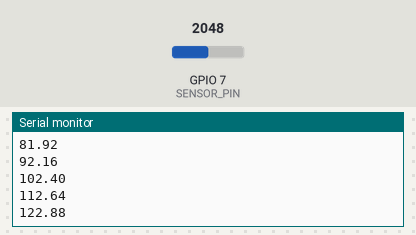
A sketch run on a simulated ESP32. Shown: the last lines printed to the serial monitor. The test bench sets the inputs (shaded band); at power-on: GPIO 7 (SENSOR_PIN) = 2048 (analog values on the 0–4095 scale). WiFi joins after 1.5 s; servers stay silent unless stated; random numbers use the default seed unless the sketch sets one; no MQTT or app messages arrive unless stated.

Above: at 2.7 s.
2.8 s: GPIO 7 (SENSOR_PIN) set to 2866
At 2.83 s:
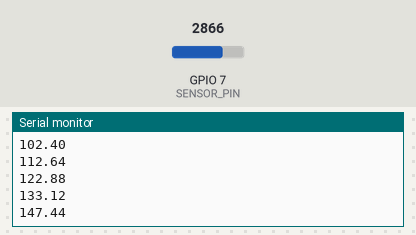
4.3 s: GPIO 7 (SENSOR_PIN) set to 3603
At 6.43 s:
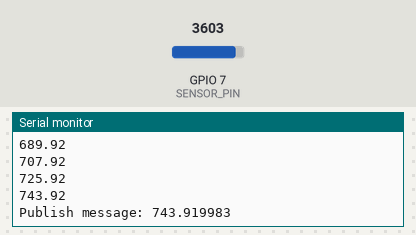
Timing chart, 0 to 7.9 s (numbered marks = the images above; inputs shaded):
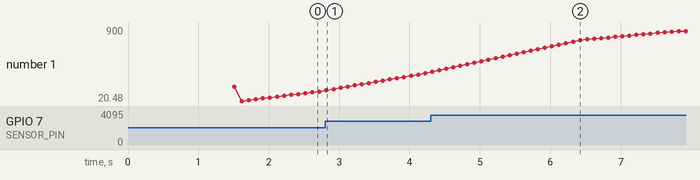

The sketch:

main.ino
```cpp
#include <Arduino.h>
#include "freertos/FreeRTOS.h"
#include "freertos/task.h"
#include "freertos/queue.h"

// MQTT
#include <WiFi.h>
#include "PubSubClient.h"

#include "secrets.h"

// Window
#define SENSOR_PIN        7           // ADC pin
#define SAMPLE_INTERVAL   100         // Sampling every 100ms
#define WINDOW_SIZE       50          // 5s window (50 samples if 100ms per sample -> 50 * 100ms = 5s)

// WiFi + MQTT setup
const char* ssid = SECRET_SSID;
const char* password = SECRET_PWD;
const char* mqttServer = "test.mosquitto.org";
int port = 1883;

String stMac;
long lastMsg = 0;
char mac[50];
char clientId[50];

#define MSG_BUFFER_SIZE	(50)
char msg[MSG_BUFFER_SIZE];

WiFiClient espClient;
PubSubClient client(espClient);

QueueHandle_t dataQueue;

// WiFi connection
void WifiConnect()
{
    WiFi.mode(WIFI_STA);
    WiFi.begin(ssid, password);
    while (WiFi.status() != WL_CONNECTED)
    {
        delay(500);
        Serial.print(".");
    }
}

void mqttReconnect() {
    while (!client.connected())
    {
      Serial.print("Attempting MQTT connection...");
      long r = random(1000);
      sprintf(clientId, "clientId-%ld", r);
      // to connect to adafruit
      // if (client.connect(clientId,SECRET_MQTT_USER, SECRET_MQTT_API_KEY)) {
      if (client.connect(clientId))
      {
        Serial.print(clientId);
        Serial.println(" connected");
        client.subscribe("avitaletti/feeds/threshold");
      } else {
        Serial.print("failed, rc=");
        Serial.print(client.state());
        Serial.println(" try again in 5 seconds");
        delay(5000);
      }
    }
}

// Publish message
void PublishMsg(float value)
{
    snprintf (msg, MSG_BUFFER_SIZE, "%lf", value);
    Serial.print("Publish message: ");
    Serial.println(msg);
    int result = client.publish("1986191/window/average", msg);
}

// Data Collection Task
void DataCollectionTask(void *pvParameters)
{
  float sensorValue;
  while (1)
  {
    sensorValue = analogRead(SENSOR_PIN);
    xQueueSend(dataQueue, &sensorValue, portMAX_DELAY);   // Send data to queue
    vTaskDelay(pdMS_TO_TICKS(SAMPLE_INTERVAL));           // Wait 100ms
  }
}

// Average the data task
void ComputeAverageTask(void *pvParameters)
{
    float slidingWindow[WINDOW_SIZE] = {0};
    float currentValue = 0;
    float sum = 0;
    int index = 0;

    while (1)
    {
        // Wait for new data
        if (xQueueReceive(dataQueue, &currentValue, portMAX_DELAY) == pdPASS)
        {
            // Subtract the old value from sum
            sum -= slidingWindow[index];

            // Insert new value into sliding window
            slidingWindow[index] = currentValue;
            sum += currentValue;

            // Update the index (circular buffer)
            index = (index + 1) % WINDOW_SIZE;

            float average = sum / WINDOW_SIZE;
            Serial.println(average);

            // Send average once every 5 seconds to be able to measure properly the RTT
            if (index == 0)
            {
                PublishMsg(average);
            }
        }
    }
}

void SetupWiFi()
{
    randomSeed(analogRead(0));

    delay(10);
    Serial.println();
    Serial.print("Connecting to ");
    Serial.println(ssid);

    WifiConnect();

    Serial.println("");
    Serial.println("WiFi connected");
    Serial.println("IP address: ");
    Serial.println(WiFi.localIP());
    Serial.println(WiFi.macAddress());
    stMac = WiFi.macAddress();
    stMac.replace(":", "_");
    Serial.println(stMac);

    client.setServer(mqttServer, port);
    //client.setCallback(callback);
}

void setup()
{
    Serial.begin(115200);
    analogReadResolution(10);
    analogSetAttenuation(ADC_11db);

    SetupWiFi();

    dataQueue = xQueueCreate(WINDOW_SIZE, sizeof(float));

    xTaskCreatePinnedToCore(DataCollectionTask, "DataCollectionTask", 2048, NULL, 1, NULL, 0);
    xTaskCreatePinnedToCore(ComputeAverageTask, "ComputeAverageTask", 4096, NULL, 2, NULL, 1);
}

void loop()
{
    if (!client.connected()) {
      mqttReconnect();
    }
    client.loop();

    vTaskDelay(portMAX_DELAY);
}
```

secrets.h
```cpp
const char* SECRET_SSID = "Dummy_WiFi";
const char* SECRET_PWD = "Dummy_PWD";
```

Measured:
- after the input at 2.8 s, the serial monitor: prints a new line at once (image 1)
- after the input at 4.3 s, the serial monitor: prints a new line at once (image 2)
- plotted number 1: 133.12 → 347.92 after the input at 2.8 s, 347.92 → 900 after the input at 4.3 s
